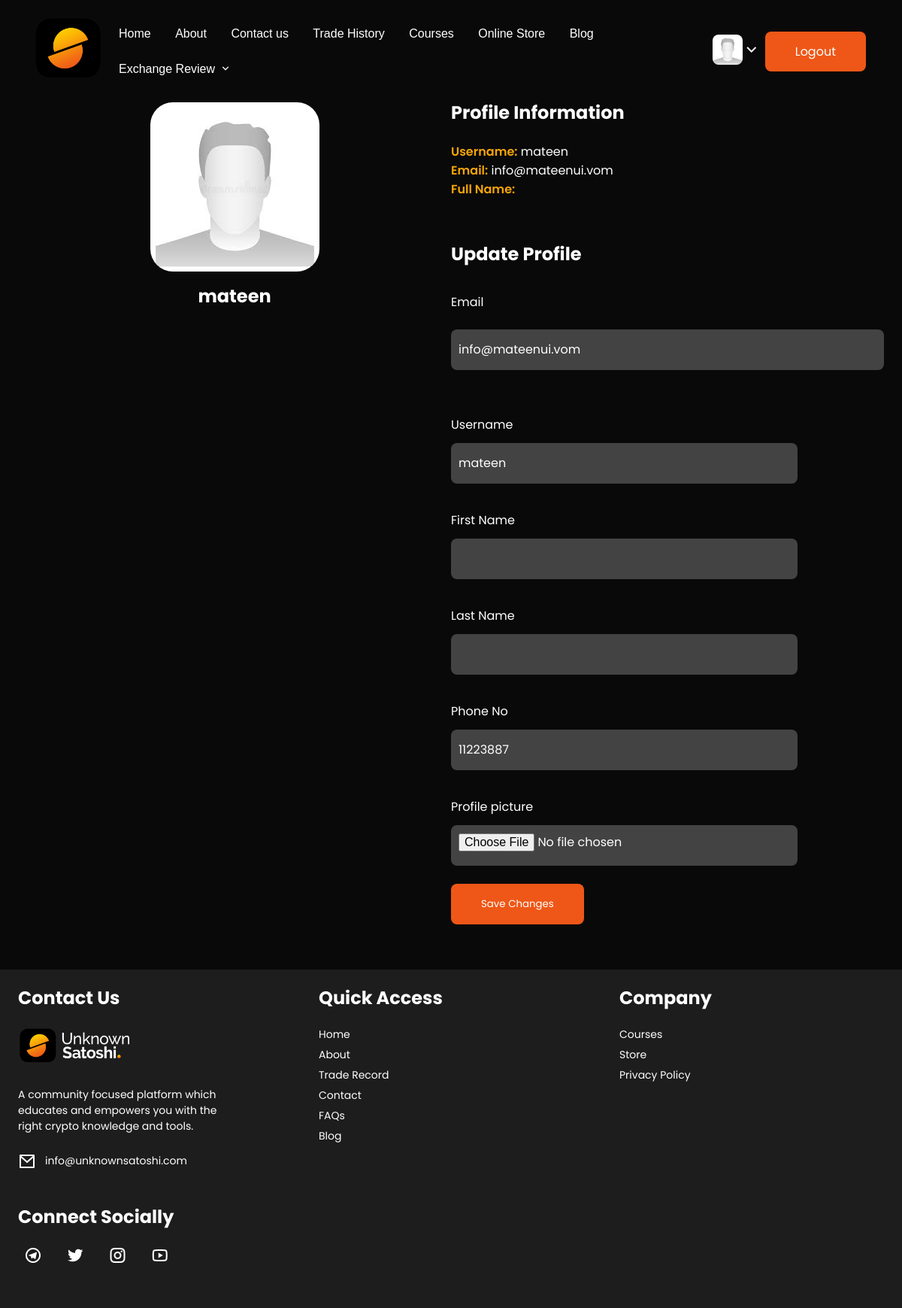
The app's page /user/profile/736a4202-42bf-4c4d-b721-ac7e2304e96a (signed in) with its own data.
### userprolog/models.py (models this page shows, shortened)
class User(AbstractBaseUser, PermissionsMixin):
    id = models.UUIDField(primary_key=True, default=uuid.uuid4, editable=False, unique=True)
    username = models.CharField(max_length=200, unique=True, blank=True)
    email = models.EmailField(max_length=200, unique=True, blank=False)
    first_name = models.CharField(max_length=200, blank=True)
    last_name = models.CharField(max_length=200, blank=True)
    phone_no = models.CharField(max_length=11,validators=[MaxLengthValidator(11)])
    profile_picture = models.ImageField(null=True, blank=True, default="default_user_image.jpeg", upload_to="profile_image/",)
    is_active = models.BooleanField(default=False)
    is_staff = models.BooleanField(default=False)
    is_superuser = models.BooleanField(default=False)
    date_joined = models.DateTimeField(auto_now_add=True)
    created = models.DateTimeField(auto_now_add=True)
    updated = models.DateTimeField(auto_now=True)
    objects = UserManager()
    EMAIL_FIELD = 'email'
    USERNAME_FIELD = 'username'
    REQUIRED_FIELDS = ['email',]

### userprolog/views.py (the view)
# urls.py: path('user/profile/<str:id>', user_profile, name="user-profile"),
@login_required(login_url="user-login")
def user_profile(request, id):
    template_name = "userprolog/profile.html"
    user = get_object_or_404(User, id=id)
    if request.method == 'POST':
        form = UserUpdateForm(request.POST, request.FILES, instance=user)
        if form.is_valid():
            update_form = form.save(commit=False)
            update_form.is_active = True
            update_form.save()
            messages.success(request, f"User updated successfully")
            return redirect("user-profile", id)
        messages.error(request, f"Unable to update profile, try again")
        return redirect("user-profile", id)
    else:
        form = UserUpdateForm(instance=user)
    context = {"form":form, "user":user}
    return render(request, template_name, context)

### userprolog/forms.py
class UserUpdateForm(forms.ModelForm):
    profile_picture = forms.ImageField(required=False, error_messages={'required':"An image is required"})
    class Meta:
        model = User
        fields = ['first_name', 'last_name', 'phone_no', 'email', 'username', 'profile_picture', 'is_active', 'is_staff', 'is_superuser']
    def __init__(self, *args, **kwargs):
        super().__init__(*args, **kwargs)
        self.fields['first_name'].widget.attrs.update({'class':"input-field"})
        self.fields['last_name'].widget.attrs.update({'class':"input-field"})
        self.fields['phone_no'].widget.attrs.update({'class':"input-field"})
        self.fields['email'].widget.attrs.update({'class':"input-field"})
        self.fields['username'].widget.attrs.update({'class':"input-field"})
        self.fields['profile_picture'].widget.attrs.update({'class':"input-field"})
        self.fields['is_active'].widget.attrs.update({'class':"input"})
        self.fields['is_staff'].widget.attrs.update({'class':"input"})
        self.fields['is_superuser'].widget.attrs.update({'class':"input"})

### userprolog/templates/userprolog/profile.html (shortened to what this page needs)
{% extends 'base.html' %}
{% load static %}
{% block content %}
	<div class="page-wrapper margin-extra">
        <section class="user-profile">
            <div class="user-image">
                <img src="{{ user.profile_picture.url }}" alt="user's profile image">
                <h4>{{user.username}}</h4>
            </div>
            <div class="profile-description">
                <div class="profile-details">
                    <h4>Profile Information</h4>
                    <p><label for="username">Username:</label> {{user.username}}</p>
                    <p><label for="email">Email:</label> {{ user.email }}</p>
                    <p><label for="fullname">Full Name:</label> {{ user.first_name|title }} {{user.last_name|title}}</p>
                </div>
                <div class="profile-fields">
                    <h4>Update Profile</h4>
                    <form action="{% url 'user-profile' user.pk %}" method="post" enctype="multipart/form-data">
                        <div>
                            <label for="email">Email</label>
                            {{form.email}}
                        </div>
                        <div>
                            <label for="username">Username</label>
                            {{form.username }}
                        </div>
                        <div>
                            <label for="first-name">First Name</label>
                            {{ form.first_name }}
                        </div>
                        <div>
                            <label for="last-name">Last Name</label>
                            {{ form.last_name }}
                        </div>
                        <div>
                            <label for="phone-no">Phone No</label>
                            {{ form.phone_no }}
                        </div>
                        <div>
                            {% for field in form %}
                                {% if field.field.widget.input_type == "file" %}
                                    <label for="">{{field.label}}</label>
                                    <input type="{{field.field.widget.input_type}}" name="{{field.name}}" id="{{field.id}}" value="{{field.value}}" class="input-field">
                                {% endif %}
                            {% endfor %}
                        </div>
                        <button class="btn" type="submit" name="save-btn">Save Changes</button>
                    </form>
                </div>
            </div>
        </section>
	</div>
{% endblock content %}

### templates/base.html (shortened to what this page needs)
{% load static %}
<!DOCTYPE html>
<html lang="en">
<head>
    <link rel="stylesheet" type="text/css" href=" {% static 'css/style.css' %}" />
    <link rel="stylesheet" type="text/css" href="https://cdnjs.cloudflare.com/ajax/libs/OwlCarousel2/2.2.1/assets/owl.carousel.min.css">
	<link rel="stylesheet" type="text/css" href="https://cdnjs.cloudflare.com/ajax/libs/OwlCarousel2/2.2.1/assets/owl.theme.default.min.css">
	<link href="https://cdn.jsdelivr.net/npm/remixicon@2.5.0/fonts/remixicon.css" rel="stylesheet">
	<link rel="stylesheet" href="https://cdnjs.cloudflare.com/ajax/libs/font-awesome/6.0.0-beta3/css/all.min.css" />
</head>
<body>
	<div class="page-wrapper">
		<header class="banner-wrapper">
			<div class="navbar">
				{% block header_logo %}
					<div class="navbar__Link navbar__Link-brand">
						<a href="{% url 'home' %}" class="index-link">
							<img src="{% static 'images/logo.png' %}" class="navbar-logo" alt="website's logo">
						</a>
					</div>
				{% endblock header_logo %}
				<nav class="navbar__Items">
					<ul>
						<li class="navbar__Link">
							<a class="nav-link" href="{% url 'home' %}">Home</a>
						</li>
						<li class="navbar__Link">
							<a class="nav-link" href="{% url 'about' %}">About</a>
						</li>
						<li class="navbar__Link">
							<a class="nav-link" href="{% url 'contact' %}">Contact us</a>
						</li>
						<li class="navbar__Link">
							<a class="nav-link" href="{% url 'trade-history' %}">Trade History</a>
						</li>
						<li class="navbar__Link">
							<a class="nav-link" href="{% url 'courses' %}">Courses</a>
						</li>
						<li class="navbar__Link">
							<a class="nav-link" href="{% url 'onlinestore' %}">Online Store</a>
						</li>
						<li class="navbar__Link">
							<a class="nav-link" href="{% url 'blog' %}">Blog</a>
						</li>
						<li class="navbar__Link" id="dropdown-link">
							<a class="nav-link dropdown-button">Exchange Review <i class="ri-arrow-down-s-line"></i></a>
						</li>
					</ul>
				</nav>
				<nav class="navbar__Items navbar__Items--right">
					{% if request.user.is_authenticated %}
					<div class="profile">
						<div class="dropdown">
							<main>
								<img src="{{user.profile_picture.url}}" class="img-profile"><i class="ri-arrow-down-s-line profile-icon"></i>
							</main>
						</div>
					</div>
						<div class="navbar__Link">
							<a class="btn hire-btn"  href="{% url 'user-logout' %}">Logout</a>
						</div>
                    {% else %}
						<div class="navbar__Link">
							<a class="login-link"  href="{% url 'user-login' %}">Login</a>
							<a class="btn hire-btn"  href="{% url 'register' %}">Sign Up</a>
						</div>
                    {% endif%}
            	</nav>
			</div>
		</header>
	</div>
    {% block content %}{% endblock content %}
	<footer>
		<div class="footer-content__container">
			<section class="footer-content__item">
				<h4>Contact Us</h4>
				<div class="contact-options">
					<img src="{% static 'images/alt-logo.png' %}" alt="logo for unknown satoshi" class="alt-logo">
					<p>A community focused platform which educates and empowers you with the right crypto knowledge and tools.</p>
					<p class="iconic-paragraph"><i class="ri-mail-line"></i><a href="mailto:info@unknownsatoshi.com">info@unknownsatoshi.com</a></p>
				</div>
				<div class="social-links">
					<h4>Connect Socially</h4>
					<a href="https://t.me/unknown_satoshi" target="_blank"><i class="ri-telegram-line"></i></a>
					<a href="https://twitter.com/unknown_satoshi?t=neIjfJivVymH9Kg75UjqlA&s=09" target="_blank"><i class="ri-twitter-fill"></i></a>
					<a href="https://instagram.com/theunknownsatoshi?utm_medium=copy_link" target="_blank"><i class="ri-instagram-line"></i></a>
					<a href="https://youtube.com/channel/UCzpteHI9OCi6eAzRJyTZjRg" target="_blank"><i class="ri-youtube-line"></i></a>
				</div>
			</section>
			<section class="footer-content__item">
				<h4>Quick Access</h4>
				<div class="links">
					<a href="{% url 'home' %}">Home</a>
					<a href="{% url 'about' %}">About</a>
					<a href="{% url 'trade-history' %}">Trade Record</a>
					<a href="{% url 'contact' %}">Contact</a>
					<a href="{% url 'faqs' %}">FAQs</a>
					<a href="{% url 'blog' %}">Blog</a>
				</div>
			</section>
			<section class="footer-content__item">
				<h4>Company</h4>
				<div class="links">
					<a href="{% url 'courses' %}">Courses</a>
					<a href="{% url 'onlinestore' %}">Store</a>
					<a href="{% url 'privacy' %}">Privacy Policy</a>
				</div>
			</section>
		</div>
	</footer>
</body>
</html>

### records on screen
User: profile_picture (placeholder picture), username "mateen", email "info@mateenui.vom", phone_no "11223887"

### other values on screen
{{ field.label }} "Profile picture"
